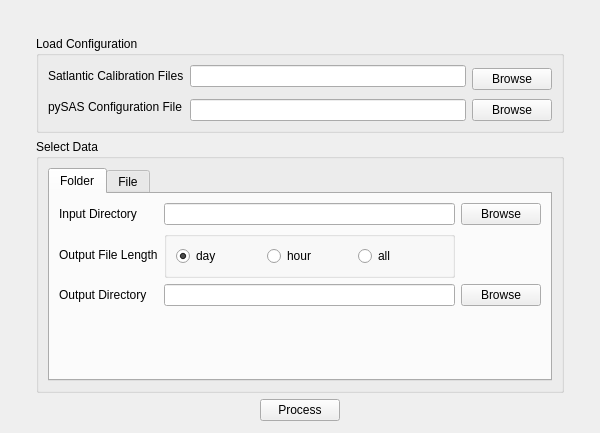
<?xml version="1.0" encoding="UTF-8"?>
<ui version="4.0">
 <class>QMainWindow</class>
 <widget class="QMainWindow" name="QMainWindow">
  <property name="geometry">
   <rect>
    <x>0</x>
    <y>0</y>
    <width>600</width>
    <height>433</height>
   </rect>
  </property>
  <property name="windowTitle">
   <string>prepSAS</string>
  </property>
  <widget class="QWidget" name="centralwidget">
   <layout class="QVBoxLayout" name="verticalLayout">
    <property name="leftMargin">
     <number>36</number>
    </property>
    <property name="topMargin">
     <number>36</number>
    </property>
    <property name="rightMargin">
     <number>36</number>
    </property>
    <property name="bottomMargin">
     <number>12</number>
    </property>
    <item>
     <widget class="QGroupBox" name="groupBox">
      <property name="title">
       <string>Load Configuration</string>
      </property>
      <layout class="QGridLayout" name="gridLayout">
       <item row="0" column="1">
        <widget class="QLineEdit" name="line_cal"/>
       </item>
       <item row="0" column="0">
        <widget class="QLabel" name="label">
         <property name="text">
          <string>Satlantic Calibration Files</string>
         </property>
        </widget>
       </item>
       <item row="1" column="0" rowspan="2">
        <widget class="QLabel" name="label_2">
         <property name="text">
          <string>pySAS Configuration File</string>
         </property>
        </widget>
       </item>
       <item row="2" column="1">
        <widget class="QLineEdit" name="line_ini"/>
       </item>
       <item row="2" column="2">
        <widget class="QPushButton" name="btn_ini">
         <property name="text">
          <string>Browse</string>
         </property>
        </widget>
       </item>
       <item row="0" column="2" rowspan="2">
        <widget class="QPushButton" name="btn_cal">
         <property name="text">
          <string>Browse</string>
         </property>
        </widget>
       </item>
      </layout>
     </widget>
    </item>
    <item>
     <widget class="QGroupBox" name="groupBox_2">
      <property name="title">
       <string>Select Data</string>
      </property>
      <layout class="QHBoxLayout" name="horizontalLayout">
       <item>
        <widget class="QTabWidget" name="group_select_data">
         <property name="currentIndex">
          <number>0</number>
         </property>
         <widget class="QWidget" name="tab_dir">
          <attribute name="title">
           <string>Folder</string>
          </attribute>
          <layout class="QGridLayout" name="gridLayout_4">
           <item row="2" column="0">
            <widget class="QLabel" name="label_9">
             <property name="text">
              <string>Output File Length</string>
             </property>
            </widget>
           </item>
           <item row="0" column="1">
            <widget class="QLineEdit" name="line_dir_in"/>
           </item>
           <item row="0" column="0">
            <widget class="QLabel" name="label_6">
             <property name="text">
              <string>Input Directory</string>
             </property>
            </widget>
           </item>
           <item row="0" column="2">
            <widget class="QPushButton" name="btn_dir_in">
             <property name="text">
              <string>Browse</string>
             </property>
            </widget>
           </item>
           <item row="3" column="0">
            <widget class="QLabel" name="label_7">
             <property name="text">
              <string>Output Directory</string>
             </property>
            </widget>
           </item>
           <item row="3" column="1">
            <widget class="QLineEdit" name="line_dir_out"/>
           </item>
           <item row="3" column="2">
            <widget class="QPushButton" name="btn_dir_out">
             <property name="text">
              <string>Browse</string>
             </property>
            </widget>
           </item>
           <item row="4" column="0">
            <spacer name="verticalSpacer">
             <property name="orientation">
              <enum>Qt::Vertical</enum>
             </property>
             <property name="sizeHint" stdset="0">
              <size>
               <width>20</width>
               <height>40</height>
              </size>
             </property>
            </spacer>
           </item>
           <item row="2" column="1">
            <widget class="QGroupBox" name="groupBox_dir_mode">
             <property name="autoFillBackground">
              <bool>false</bool>
             </property>
             <property name="flat">
              <bool>true</bool>
             </property>
             <property name="checkable">
              <bool>false</bool>
             </property>
             <layout class="QHBoxLayout" name="horizontalLayout_4">
              <item>
               <widget class="QRadioButton" name="rd_dir_mode_day">
                <property name="text">
                 <string>day</string>
                </property>
                <property name="checked">
                 <bool>true</bool>
                </property>
               </widget>
              </item>
              <item>
               <widget class="QRadioButton" name="rd_dir_mode_hour">
                <property name="text">
                 <string>hour</string>
                </property>
               </widget>
              </item>
              <item>
               <widget class="QRadioButton" name="rd_dir_mode_all">
                <property name="text">
                 <string>all</string>
                </property>
               </widget>
              </item>
             </layout>
            </widget>
           </item>
          </layout>
         </widget>
         <widget class="QWidget" name="tab_file">
          <attribute name="title">
           <string>File</string>
          </attribute>
          <layout class="QGridLayout" name="gridLayout_3">
           <item row="1" column="1">
            <widget class="QLineEdit" name="line_file_gps"/>
           </item>
           <item row="0" column="1">
            <widget class="QLineEdit" name="line_file_sas"/>
           </item>
           <item row="2" column="0">
            <widget class="QLabel" name="label_5">
             <property name="text">
              <string>Indexing Table (.csv)</string>
             </property>
            </widget>
           </item>
           <item row="2" column="1">
            <widget class="QLineEdit" name="line_file_twr"/>
           </item>
           <item row="1" column="0">
            <widget class="QLabel" name="label_4">
             <property name="text">
              <string>GPS Data (.csv)</string>
             </property>
            </widget>
           </item>
           <item row="0" column="0">
            <widget class="QLabel" name="label_3">
             <property name="text">
              <string>Instrument Data (.bin)</string>
             </property>
            </widget>
           </item>
           <item row="0" column="2">
            <widget class="QPushButton" name="btn_file_sas">
             <property name="text">
              <string>Browse</string>
             </property>
            </widget>
           </item>
           <item row="1" column="2">
            <widget class="QPushButton" name="btn_file_gps">
             <property name="text">
              <string>Browse</string>
             </property>
            </widget>
           </item>
           <item row="2" column="2">
            <widget class="QPushButton" name="btn_file_twr">
             <property name="text">
              <string>Browse</string>
             </property>
            </widget>
           </item>
           <item row="3" column="0">
            <widget class="QLabel" name="label_8">
             <property name="text">
              <string>Output File (.raw)</string>
             </property>
            </widget>
           </item>
           <item row="3" column="1">
            <widget class="QLineEdit" name="line_file_out"/>
           </item>
           <item row="3" column="2">
            <widget class="QPushButton" name="btn_file_out">
             <property name="text">
              <string>Browse</string>
             </property>
            </widget>
           </item>
          </layout>
         </widget>
        </widget>
       </item>
      </layout>
     </widget>
    </item>
    <item>
     <layout class="QHBoxLayout" name="horizontalLayout_2">
      <item>
       <spacer name="horizontalSpacer_2">
        <property name="orientation">
         <enum>Qt::Horizontal</enum>
        </property>
        <property name="sizeHint" stdset="0">
         <size>
          <width>40</width>
          <height>20</height>
         </size>
        </property>
       </spacer>
      </item>
      <item>
       <widget class="QPushButton" name="btn_process">
        <property name="text">
         <string>Process</string>
        </property>
       </widget>
      </item>
      <item>
       <spacer name="horizontalSpacer">
        <property name="orientation">
         <enum>Qt::Horizontal</enum>
        </property>
        <property name="sizeHint" stdset="0">
         <size>
          <width>40</width>
          <height>20</height>
         </size>
        </property>
       </spacer>
      </item>
     </layout>
    </item>
   </layout>
  </widget>
 </widget>
 <tabstops>
  <tabstop>line_cal</tabstop>
  <tabstop>line_ini</tabstop>
  <tabstop>btn_cal</tabstop>
  <tabstop>btn_ini</tabstop>
  <tabstop>group_select_data</tabstop>
  <tabstop>line_file_sas</tabstop>
  <tabstop>line_file_gps</tabstop>
  <tabstop>line_file_twr</tabstop>
  <tabstop>line_file_out</tabstop>
  <tabstop>btn_file_sas</tabstop>
  <tabstop>btn_file_gps</tabstop>
  <tabstop>btn_file_twr</tabstop>
  <tabstop>btn_file_out</tabstop>
  <tabstop>line_dir_in</tabstop>
  <tabstop>line_dir_out</tabstop>
  <tabstop>btn_dir_in</tabstop>
  <tabstop>btn_dir_out</tabstop>
  <tabstop>btn_process</tabstop>
 </tabstops>
 <resources/>
 <connections/>
</ui>
